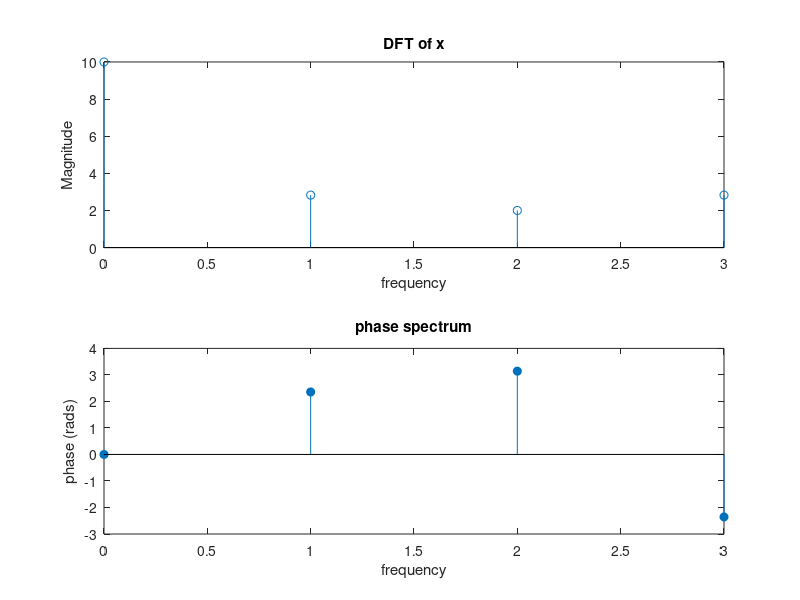
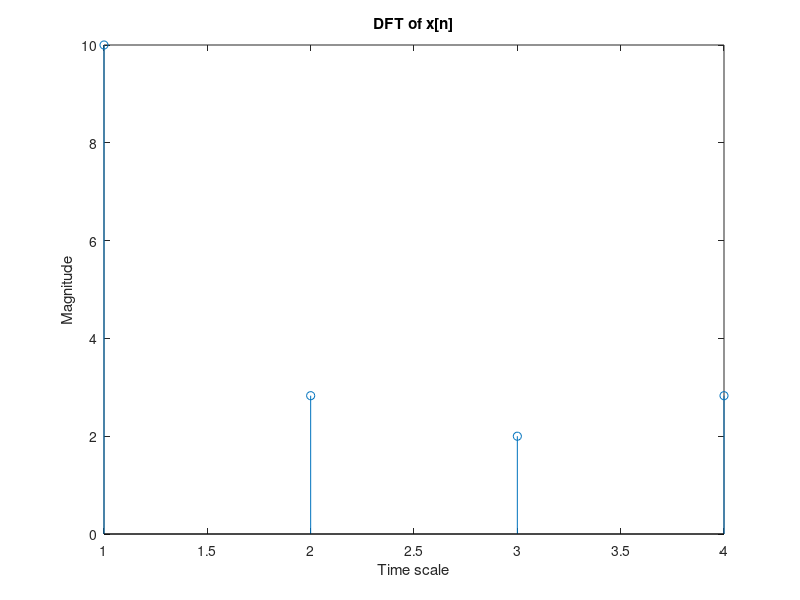

These figures' MATLAB source, in order:
%DFT 
%with buildin
x=[1,2,3,4]
disp('dft of x[n] is');
X_fft=fft(x);
disp(X_fft);
figure;
subplot(2,1,1);
stem(0:length(X_fft)-1,abs(X_fft));
xlabel('frequency');
ylabel('Magnitude');
title('DFT of x');
subplot(2,1,2);
stem(0:length(X_fft)-1,angle(X_fft),"filled");
xlabel('frequency');
ylabel('phase (rads)');
title('phase spectrum')

% without buildin
x=[1,2,3,4];
N=length(x);
X_fft=zeros(1,N);
for k=0:N-1
    for n=0:N-1
        X_fft(k+1)=X_fft(k+1)+x(n+1)*exp(-1i*2*pi*k*n/N);
    end
end
disp("DFT of x[n] is");
disp(abs(X_fft));
figure;
stem(abs(X_fft));
xlabel('Time scale');
ylabel('Magnitude');
title('DFT of x[n]');